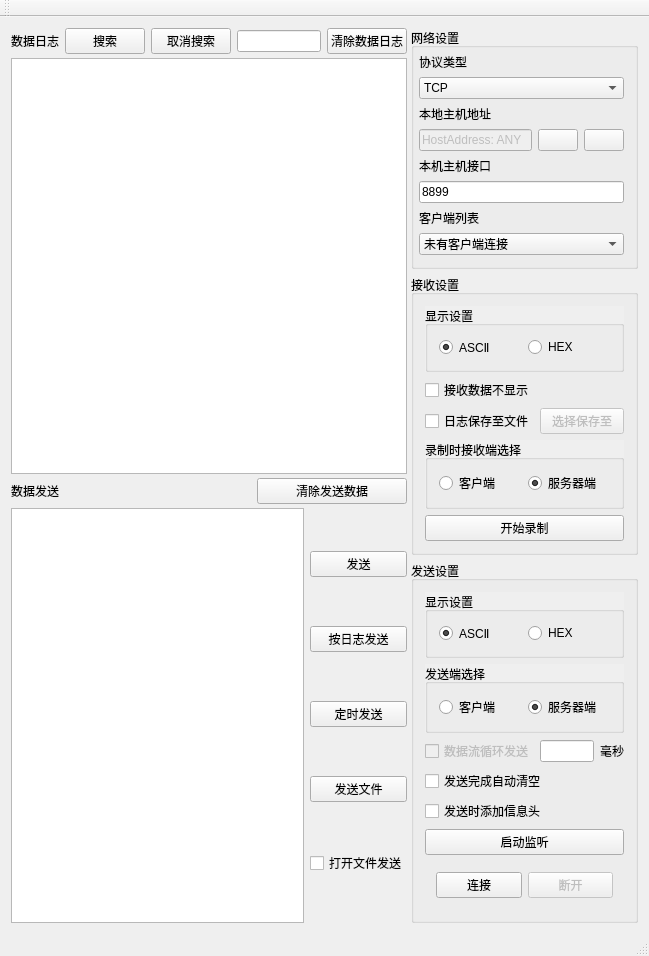
<?xml version="1.0" encoding="UTF-8"?>
<ui version="4.0">
 <class>controller</class>
 <widget class="QMainWindow" name="controller">
  <property name="geometry">
   <rect>
    <x>0</x>
    <y>0</y>
    <width>649</width>
    <height>703</height>
   </rect>
  </property>
  <property name="windowTitle">
   <string>controller</string>
  </property>
  <widget class="QWidget" name="centralWidget">
   <layout class="QHBoxLayout" name="horizontalLayout_11">
    <item>
     <layout class="QHBoxLayout" name="horizontalLayout_10" stretch="0,0">
      <property name="spacing">
       <number>4</number>
      </property>
      <property name="sizeConstraint">
       <enum>QLayout::SetMaximumSize</enum>
      </property>
      <item>
       <layout class="QVBoxLayout" name="verticalLayout_7">
        <property name="spacing">
         <number>4</number>
        </property>
        <property name="sizeConstraint">
         <enum>QLayout::SetMaximumSize</enum>
        </property>
        <item>
         <layout class="QHBoxLayout" name="horizontalLayout_9">
          <item>
           <widget class="QLabel" name="label_4">
            <property name="text">
             <string>数据日志</string>
            </property>
           </widget>
          </item>
          <item>
           <widget class="QPushButton" name="Bsearch">
            <property name="maximumSize">
             <size>
              <width>85</width>
              <height>16777215</height>
             </size>
            </property>
            <property name="text">
             <string>搜索</string>
            </property>
           </widget>
          </item>
          <item>
           <widget class="QPushButton" name="BclearSearch">
            <property name="text">
             <string>取消搜索</string>
            </property>
           </widget>
          </item>
          <item>
           <widget class="QLineEdit" name="LEsearch"/>
          </item>
          <item>
           <widget class="QPushButton" name="BcleanDialog">
            <property name="maximumSize">
             <size>
              <width>150</width>
              <height>16777215</height>
             </size>
            </property>
            <property name="text">
             <string>清除数据日志</string>
            </property>
            <property name="icon">
             <iconset resource="resource.qrc">
              <normaloff>:/QIcon/clean.png</normaloff>:/QIcon/clean.png</iconset>
            </property>
           </widget>
          </item>
         </layout>
        </item>
        <item>
         <widget class="QTextEdit" name="Edialog">
          <property name="enabled">
           <bool>true</bool>
          </property>
          <property name="readOnly">
           <bool>true</bool>
          </property>
         </widget>
        </item>
        <item>
         <layout class="QHBoxLayout" name="horizontalLayout_8">
          <item>
           <widget class="QLabel" name="label_5">
            <property name="text">
             <string>数据发送</string>
            </property>
           </widget>
          </item>
          <item>
           <widget class="QPushButton" name="BcleanSend">
            <property name="maximumSize">
             <size>
              <width>150</width>
              <height>16777215</height>
             </size>
            </property>
            <property name="text">
             <string>清除发送数据</string>
            </property>
            <property name="icon">
             <iconset resource="resource.qrc">
              <normaloff>:/QIcon/clean.png</normaloff>:/QIcon/clean.png</iconset>
            </property>
           </widget>
          </item>
         </layout>
        </item>
        <item>
         <layout class="QHBoxLayout" name="horizontalLayout_7">
          <item>
           <widget class="QTextEdit" name="EtextSend"/>
          </item>
          <item>
           <layout class="QVBoxLayout" name="verticalLayout_6">
            <item>
             <widget class="QPushButton" name="Bsend">
              <property name="enabled">
               <bool>true</bool>
              </property>
              <property name="text">
               <string>发送</string>
              </property>
              <property name="checkable">
               <bool>false</bool>
              </property>
             </widget>
            </item>
            <item>
             <widget class="QPushButton" name="BsendByDialog">
              <property name="text">
               <string>按日志发送</string>
              </property>
             </widget>
            </item>
            <item>
             <widget class="QPushButton" name="BsendOnTime">
              <property name="text">
               <string>定时发送</string>
              </property>
             </widget>
            </item>
            <item>
             <widget class="QPushButton" name="BsendFile">
              <property name="text">
               <string>发送文件</string>
              </property>
             </widget>
            </item>
            <item>
             <widget class="QCheckBox" name="CBopenFile">
              <property name="text">
               <string>打开文件发送</string>
              </property>
             </widget>
            </item>
           </layout>
          </item>
         </layout>
        </item>
       </layout>
      </item>
      <item>
       <layout class="QVBoxLayout" name="verticalLayout_5">
        <property name="sizeConstraint">
         <enum>QLayout::SetDefaultConstraint</enum>
        </property>
        <item>
         <widget class="QGroupBox" name="GBnetSet">
          <property name="maximumSize">
           <size>
            <width>250</width>
            <height>16777215</height>
           </size>
          </property>
          <property name="title">
           <string>网络设置</string>
          </property>
          <property name="checkable">
           <bool>false</bool>
          </property>
          <layout class="QVBoxLayout" name="verticalLayout">
           <property name="leftMargin">
            <number>5</number>
           </property>
           <property name="topMargin">
            <number>5</number>
           </property>
           <item>
            <widget class="QLabel" name="LnetSetTypePro">
             <property name="text">
              <string>协议类型</string>
             </property>
            </widget>
           </item>
           <item>
            <widget class="QComboBox" name="CBtypePro">
             <property name="styleSheet">
              <string notr="true"/>
             </property>
             <property name="editable">
              <bool>false</bool>
             </property>
             <property name="currentText">
              <string>TCP</string>
             </property>
             <property name="currentIndex">
              <number>0</number>
             </property>
             <property name="duplicatesEnabled">
              <bool>false</bool>
             </property>
             <item>
              <property name="text">
               <string>TCP</string>
              </property>
             </item>
             <item>
              <property name="text">
               <string>UDP</string>
              </property>
             </item>
            </widget>
           </item>
           <item>
            <widget class="QLabel" name="Lip">
             <property name="text">
              <string>本地主机地址</string>
             </property>
            </widget>
           </item>
           <item>
            <layout class="QHBoxLayout" name="horizontalLayout">
             <item>
              <widget class="QLineEdit" name="LElocalHostAdd">
               <property name="enabled">
                <bool>false</bool>
               </property>
               <property name="mouseTracking">
                <bool>true</bool>
               </property>
               <property name="text">
                <string>HostAddress: ANY</string>
               </property>
              </widget>
             </item>
             <item>
              <widget class="QPushButton" name="BnetSetCleanHostIP">
               <property name="text">
                <string/>
               </property>
               <property name="icon">
                <iconset resource="resource.qrc">
                 <normaloff>:/QIcon/clean.png</normaloff>:/QIcon/clean.png</iconset>
               </property>
              </widget>
             </item>
             <item>
              <widget class="QPushButton" name="BnetSetPasteHostIP">
               <property name="text">
                <string/>
               </property>
               <property name="icon">
                <iconset resource="resource.qrc">
                 <normaloff>:/QIcon/copy.png</normaloff>:/QIcon/copy.png</iconset>
               </property>
              </widget>
             </item>
            </layout>
           </item>
           <item>
            <widget class="QLabel" name="Lport">
             <property name="text">
              <string>本机主机接口</string>
             </property>
            </widget>
           </item>
           <item>
            <widget class="QLineEdit" name="LElocalHostPort">
             <property name="text">
              <string>8899</string>
             </property>
             <property name="cursorPosition">
              <number>4</number>
             </property>
            </widget>
           </item>
           <item>
            <widget class="QLabel" name="LEcastSelect">
             <property name="enabled">
              <bool>true</bool>
             </property>
             <property name="text">
              <string>客户端列表</string>
             </property>
            </widget>
           </item>
           <item>
            <widget class="QComboBox" name="CBclientList">
             <property name="currentIndex">
              <number>0</number>
             </property>
             <item>
              <property name="text">
               <string>未有客户端连接</string>
              </property>
             </item>
            </widget>
           </item>
          </layout>
         </widget>
        </item>
        <item>
         <widget class="QGroupBox" name="GBreceiveSet">
          <property name="maximumSize">
           <size>
            <width>250</width>
            <height>16777215</height>
           </size>
          </property>
          <property name="title">
           <string>接收设置</string>
          </property>
          <layout class="QVBoxLayout" name="verticalLayout_3">
           <item>
            <widget class="QGroupBox" name="groupBox">
             <property name="maximumSize">
              <size>
               <width>16777215</width>
               <height>150</height>
              </size>
             </property>
             <property name="autoFillBackground">
              <bool>true</bool>
             </property>
             <property name="title">
              <string>显示设置</string>
             </property>
             <layout class="QHBoxLayout" name="horizontalLayout_2">
              <item>
               <widget class="QRadioButton" name="RBreceiveSetAsc">
                <property name="text">
                 <string>ASCⅡ</string>
                </property>
                <property name="checked">
                 <bool>true</bool>
                </property>
               </widget>
              </item>
              <item>
               <widget class="QRadioButton" name="RBreceiveSetHex">
                <property name="maximumSize">
                 <size>
                  <width>16777215</width>
                  <height>16777215</height>
                 </size>
                </property>
                <property name="text">
                 <string>HEX</string>
                </property>
               </widget>
              </item>
             </layout>
            </widget>
           </item>
           <item>
            <layout class="QVBoxLayout" name="verticalLayout_2">
             <item>
              <widget class="QCheckBox" name="CBhideDialog">
               <property name="text">
                <string>接收数据不显示</string>
               </property>
              </widget>
             </item>
             <item>
              <layout class="QHBoxLayout" name="horizontalLayout_3">
               <item>
                <widget class="QCheckBox" name="CBrecepSetSaveDialog">
                 <property name="text">
                  <string>日志保存至文件</string>
                 </property>
                </widget>
               </item>
               <item>
                <widget class="QPushButton" name="BrecepSetSaveDialog">
                 <property name="enabled">
                  <bool>false</bool>
                 </property>
                 <property name="text">
                  <string>选择保存至</string>
                 </property>
                </widget>
               </item>
              </layout>
             </item>
             <item>
              <widget class="QGroupBox" name="GBrecordSideSelect">
               <property name="autoFillBackground">
                <bool>true</bool>
               </property>
               <property name="title">
                <string>录制时接收端选择</string>
               </property>
               <layout class="QHBoxLayout" name="horizontalLayout_12">
                <item>
                 <widget class="QRadioButton" name="RBrecordSideSelectClient">
                  <property name="text">
                   <string>客户端</string>
                  </property>
                  <property name="checkable">
                   <bool>true</bool>
                  </property>
                  <property name="checked">
                   <bool>false</bool>
                  </property>
                 </widget>
                </item>
                <item>
                 <widget class="QRadioButton" name="RBrecordSideSelectServer">
                  <property name="text">
                   <string>服务器端</string>
                  </property>
                  <property name="checked">
                   <bool>true</bool>
                  </property>
                 </widget>
                </item>
               </layout>
              </widget>
             </item>
             <item>
              <widget class="QPushButton" name="PBrecordHistory">
               <property name="text">
                <string>开始录制</string>
               </property>
              </widget>
             </item>
            </layout>
           </item>
          </layout>
         </widget>
        </item>
        <item>
         <widget class="QGroupBox" name="groupBox_2">
          <property name="maximumSize">
           <size>
            <width>250</width>
            <height>16777215</height>
           </size>
          </property>
          <property name="title">
           <string>发送设置</string>
          </property>
          <layout class="QVBoxLayout" name="verticalLayout_4">
           <item>
            <widget class="QGroupBox" name="GBsendSetInputType">
             <property name="autoFillBackground">
              <bool>true</bool>
             </property>
             <property name="title">
              <string>显示设置</string>
             </property>
             <layout class="QHBoxLayout" name="horizontalLayout_4">
              <item>
               <widget class="QRadioButton" name="RBsendSelASC">
                <property name="text">
                 <string>ASCⅡ</string>
                </property>
                <property name="checked">
                 <bool>true</bool>
                </property>
               </widget>
              </item>
              <item>
               <widget class="QRadioButton" name="RBsendSelHEX">
                <property name="text">
                 <string>HEX</string>
                </property>
               </widget>
              </item>
             </layout>
            </widget>
           </item>
           <item>
            <widget class="QGroupBox" name="GBsendSideSelect">
             <property name="autoFillBackground">
              <bool>true</bool>
             </property>
             <property name="title">
              <string>发送端选择</string>
             </property>
             <layout class="QHBoxLayout" name="horizontalLayout_6">
              <item>
               <widget class="QRadioButton" name="RBsendZoneClient">
                <property name="text">
                 <string>客户端</string>
                </property>
                <property name="checkable">
                 <bool>true</bool>
                </property>
                <property name="checked">
                 <bool>false</bool>
                </property>
               </widget>
              </item>
              <item>
               <widget class="QRadioButton" name="RBsendZoneServer">
                <property name="text">
                 <string>服务器端</string>
                </property>
                <property name="checked">
                 <bool>true</bool>
                </property>
               </widget>
              </item>
             </layout>
            </widget>
           </item>
           <item>
            <layout class="QHBoxLayout" name="horizontalLayout_5">
             <item>
              <widget class="QCheckBox" name="CBsendSetrepPeriod">
               <property name="enabled">
                <bool>false</bool>
               </property>
               <property name="text">
                <string>数据流循环发送</string>
               </property>
               <property name="checkable">
                <bool>true</bool>
               </property>
               <property name="checked">
                <bool>false</bool>
               </property>
              </widget>
             </item>
             <item>
              <widget class="QLineEdit" name="LEsendSetrepPeriod">
               <property name="clearButtonEnabled">
                <bool>false</bool>
               </property>
              </widget>
             </item>
             <item>
              <widget class="QLabel" name="label_3">
               <property name="text">
                <string>毫秒</string>
               </property>
              </widget>
             </item>
            </layout>
           </item>
           <item>
            <widget class="QCheckBox" name="CBsendSetclearAftSend">
             <property name="text">
              <string>发送完成自动清空</string>
             </property>
            </widget>
           </item>
           <item>
            <widget class="QCheckBox" name="CBsendAddHead">
             <property name="enabled">
              <bool>true</bool>
             </property>
             <property name="text">
              <string>发送时添加信息头</string>
             </property>
            </widget>
           </item>
           <item>
            <widget class="QPushButton" name="BactivateListen">
             <property name="maximumSize">
              <size>
               <width>60000</width>
               <height>40</height>
              </size>
             </property>
             <property name="layoutDirection">
              <enum>Qt::LeftToRight</enum>
             </property>
             <property name="text">
              <string>启动监听</string>
             </property>
             <property name="iconSize">
              <size>
               <width>24</width>
               <height>12</height>
              </size>
             </property>
            </widget>
           </item>
           <item>
            <widget class="QWidget" name="widget" native="true">
             <property name="minimumSize">
              <size>
               <width>0</width>
               <height>0</height>
              </size>
             </property>
             <layout class="QGridLayout" name="gridLayout">
              <item row="2" column="1">
               <widget class="QPushButton" name="BsendSetConnect">
                <property name="enabled">
                 <bool>true</bool>
                </property>
                <property name="maximumSize">
                 <size>
                  <width>100</width>
                  <height>40</height>
                 </size>
                </property>
                <property name="text">
                 <string>连接</string>
                </property>
                <property name="checkable">
                 <bool>false</bool>
                </property>
               </widget>
              </item>
              <item row="2" column="3">
               <widget class="QPushButton" name="BsendSetBreak">
                <property name="enabled">
                 <bool>false</bool>
                </property>
                <property name="minimumSize">
                 <size>
                  <width>0</width>
                  <height>12</height>
                 </size>
                </property>
                <property name="maximumSize">
                 <size>
                  <width>100</width>
                  <height>40</height>
                 </size>
                </property>
                <property name="text">
                 <string>断开</string>
                </property>
               </widget>
              </item>
             </layout>
            </widget>
           </item>
          </layout>
         </widget>
        </item>
       </layout>
      </item>
     </layout>
    </item>
   </layout>
  </widget>
  <widget class="QMenuBar" name="menuBar">
   <property name="geometry">
    <rect>
     <x>0</x>
     <y>0</y>
     <width>649</width>
     <height>17</height>
    </rect>
   </property>
  </widget>
  <widget class="QToolBar" name="mainToolBar">
   <attribute name="toolBarArea">
    <enum>TopToolBarArea</enum>
   </attribute>
   <attribute name="toolBarBreak">
    <bool>false</bool>
   </attribute>
  </widget>
  <widget class="QStatusBar" name="statusBar"/>
 </widget>
 <layoutdefault spacing="6" margin="11"/>
 <resources>
  <include location="resource.qrc"/>
 </resources>
 <connections/>
</ui>
